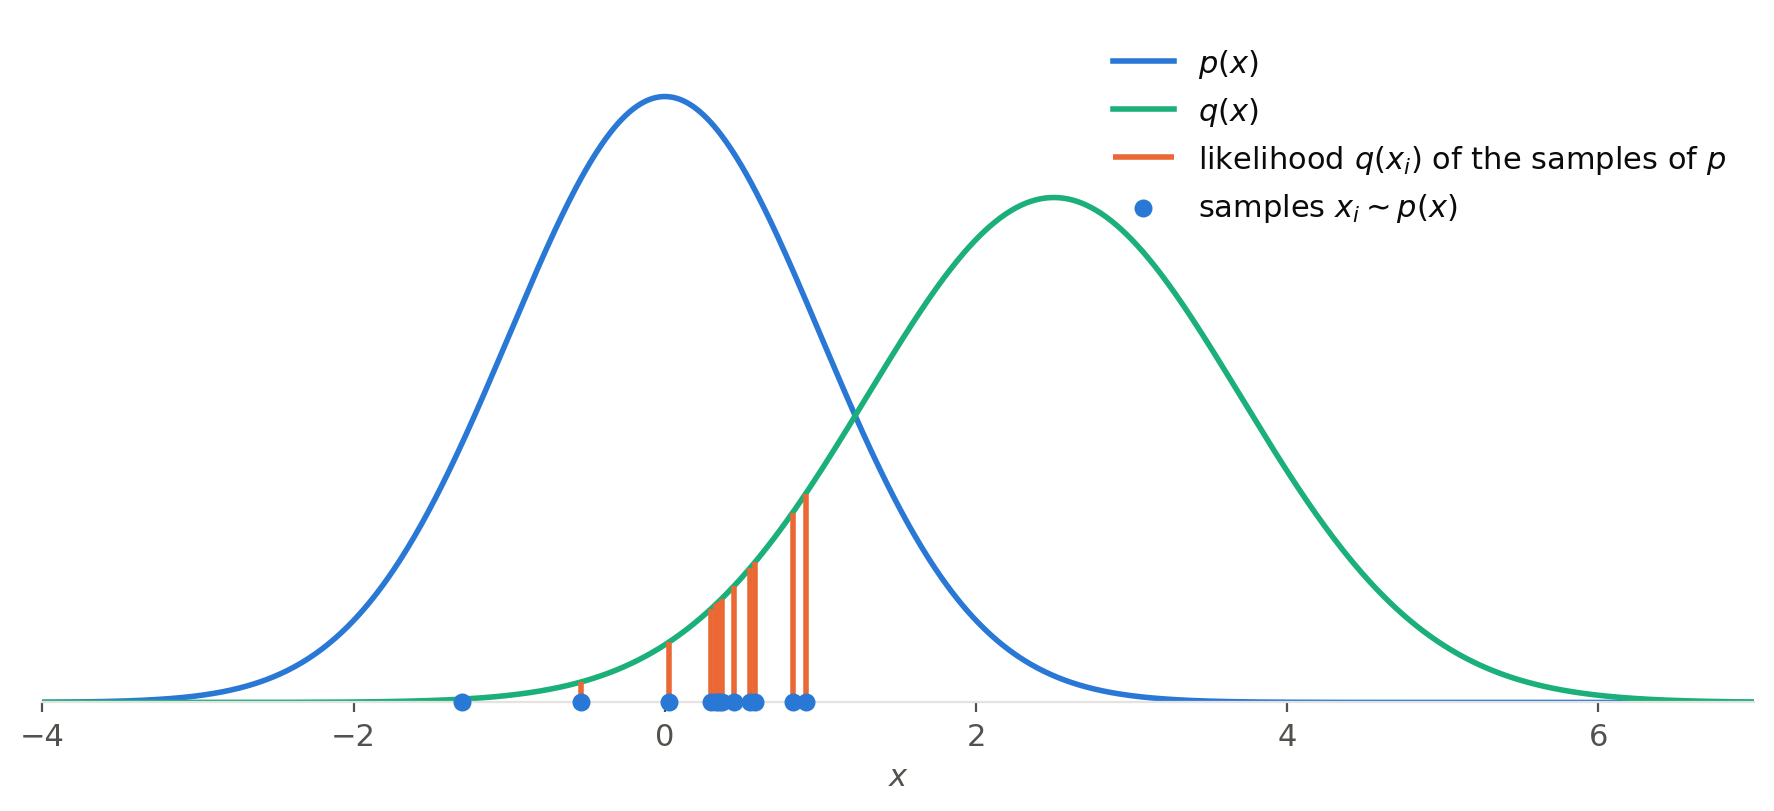

Python code for this plot:
"""Cross-entropy between two distributions (information theory chapter).

Samples of p are drawn on the x-axis; their likelihood q(x_i) under the other distribution is shown as vertical segments.
The cross-entropy H(p, q) is the average of -log q(x_i): it is high when the samples of p are unlikely under q.

Run from anywhere: `python src/img/cross-entropy.py` writes `cross-entropy.png` next to this file.
"""

from pathlib import Path

import matplotlib.pyplot as plt
import numpy as np

MU_P, SIGMA_P = 0.0, 1.0
MU_Q, SIGMA_Q = 2.5, 1.2
N = 12


def gaussian(x, mu, s):
    return np.exp(-((x - mu) ** 2) / (2 * s**2)) / np.sqrt(2 * np.pi * s**2)


samples = np.random.default_rng(1).normal(MU_P, SIGMA_P, N)

# Palette: categorical slots 1-3 of the dataviz reference palette, plus text/grid tokens
P, Q, LIK = "#2a78d6", "#1baf7a", "#eb6834"
TEXT, MUTED, GRID = "#0b0b0b", "#52514e", "#e4e3df"

plt.rcParams.update({
    "font.size": 11,
    "text.color": TEXT,
    "axes.labelcolor": MUTED,
    "xtick.color": MUTED,
    "ytick.color": MUTED,
    "axes.edgecolor": GRID,
})

fig, ax = plt.subplots(figsize=(9, 4.2))
x = np.linspace(-4, 7, 1000)
ax.plot(x, gaussian(x, MU_P, SIGMA_P), color=P, lw=2, label="$p(x)$")
ax.plot(x, gaussian(x, MU_Q, SIGMA_Q), color=Q, lw=2, label="$q(x)$")
ax.vlines(samples, 0, gaussian(samples, MU_Q, SIGMA_Q), color=LIK, lw=2,
          label="likelihood $q(x_i)$ of the samples of $p$")
ax.scatter(samples, np.zeros(N), color=P, s=30, zorder=3, clip_on=False, label="samples $x_i \\sim p(x)$")
ax.set_xlim(-4, 7)
ax.set_ylim(0, 0.45)
ax.set_xlabel("$x$")
ax.set_yticks([])
ax.legend(frameon=False, loc="upper right")
for side in ["top", "right", "left"]:
    ax.spines[side].set_visible(False)

fig.tight_layout()
fig.savefig(Path(__file__).with_suffix(".png"), dpi=200, bbox_inches="tight", facecolor="white")
